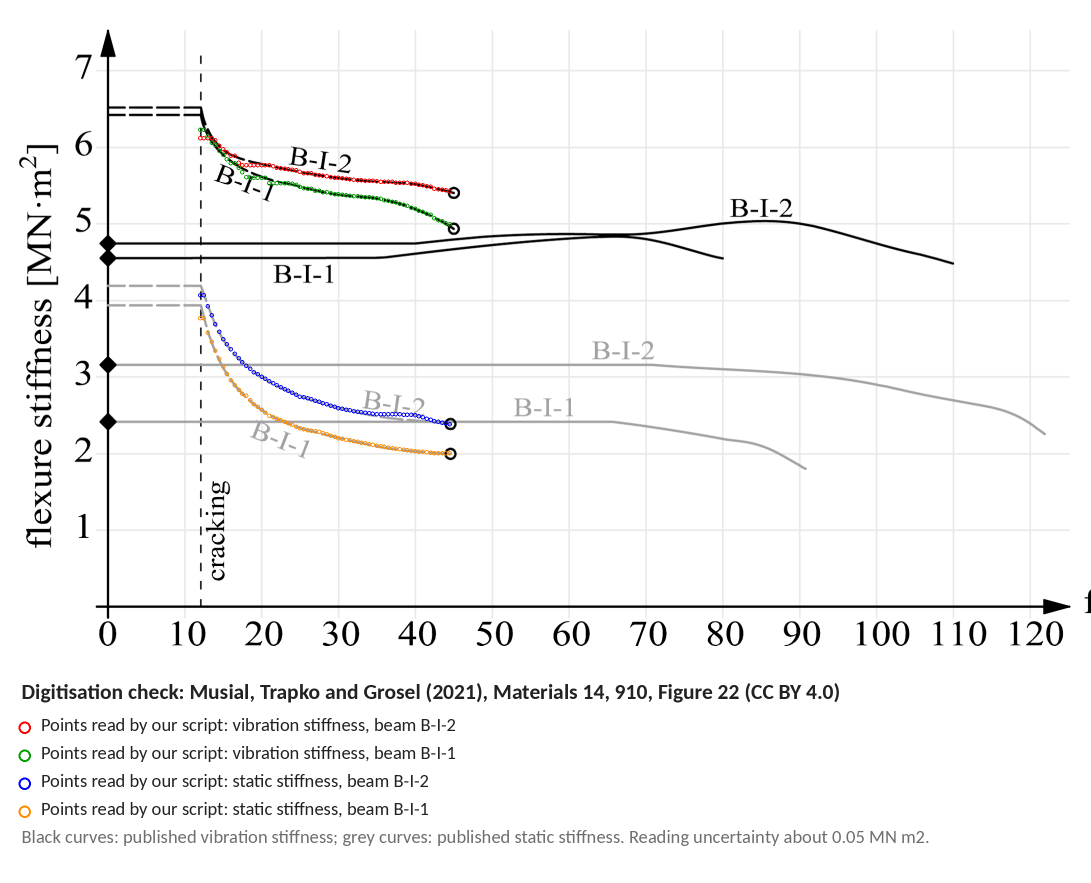
#> input picture 07_uncertainty_and_validation/published_test/fig22_overlay.png, 2182 x 1766 px, found by its file name (shown at 1/2 size)
$ python annotate_qa_overlays.py
#> lines starting #> are read from the running program, lines starting #| are printed output that depends on the picture
"""Adds a legend and description band under each digitisation-check overlay (originals kept in _not_for_review/raw_overlays_before_annotation)."""
from PIL import Image, ImageDraw, ImageFont
import os
HERE = os.path.dirname(os.path.abspath(__file__)); ROOT = os.path.dirname(HERE)
RAW = os.path.join(os.path.dirname(ROOT), '_not_for_review', 'raw_overlays_before_annotation')
def font(sz, bold=False):
    for p in ('/usr/share/fonts/truetype/crosextra/Carlito-%s.ttf' % ('Bold' if bold else 'Regular'),):
        if os.path.exists(p): return ImageFont.truetype(p, sz)
    return ImageFont.load_default()
def annotate(src, dst, title, items, notes):
    im = Image.open(src).convert('RGB'); W, H = im.size; s = W / 2000
#> in annotate, im is the input picture: PIL image 2182x1766 RGB; mean R, G, B 246, 245.8, 245.8
#> after `W, H = im.size`: W = 2182; H = 1766
#> after `s = W / 2000`: s = 1.09
    f1, f2 = font(int(40 * s), True), font(int(34 * s)); lh = int(48 * s)
#> after `lh = int(48 * s)`: lh = 52
    band = int((90 + 52 * (len(items) + len(notes))) * s) + lh
#> band = 433
    out = Image.new('RGB', (W, H + band), 'white'); out.paste(im, (0, 0)); d = ImageDraw.Draw(out)
#> after `out = Image.new('RGB', (W, H + band), 'white')`: out: PIL image 2182x2199 RGB; every value is 255
#> after `out.paste(im, (0, 0))`:
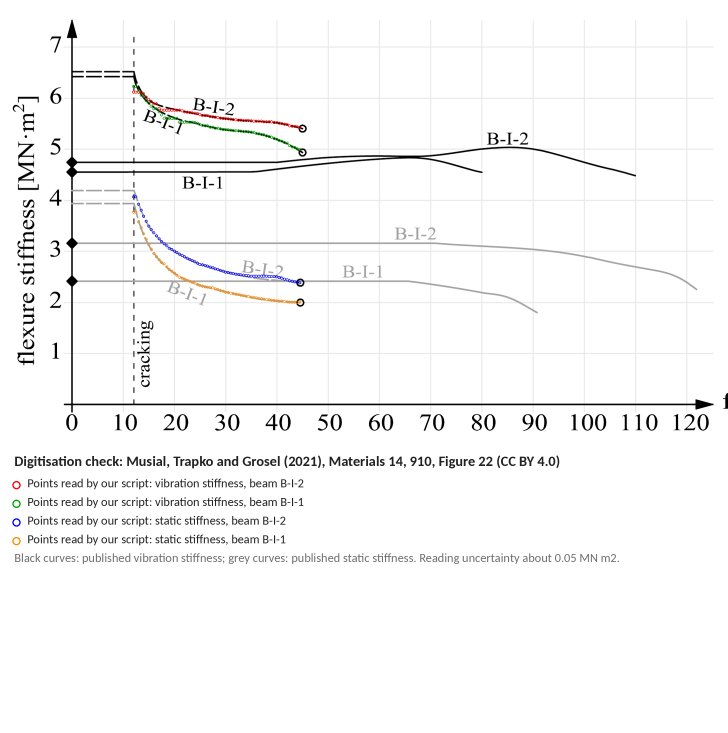
#> out: PIL image 2182x2199 RGB (shown at 1/3 size); mean R, G, B 247.7, 247.6, 247.6
    x0, y = int(40 * s), H + int(30 * s)
#> x0 = 43; y = 1798
    d.text((x0, y), title, font=f1, fill=(34, 34, 34)); y += int(64 * s)
#> after `y += int(64 * s)`: y = 1867
    for col, label in items:
        r = int(11 * s); cy = y + int(20 * s)
        d.ellipse((x0 + int(6 * s) - r, cy - r, x0 + int(6 * s) + r, cy + r), outline=col, width=max(2, int(4 * s)))
        d.text((x0 + int(36 * s), y), label, font=f2, fill=(34, 34, 34)); y += int(52 * s)
#> after the loop, y = 2091
    for n in notes:
        d.text((x0, y), n, font=f2, fill=(110, 110, 110)); y += int(52 * s)
#> this loop made 1 pass
#> y on pass 1: 2147
#> after the loop, y = 2147
    out.save(dst)
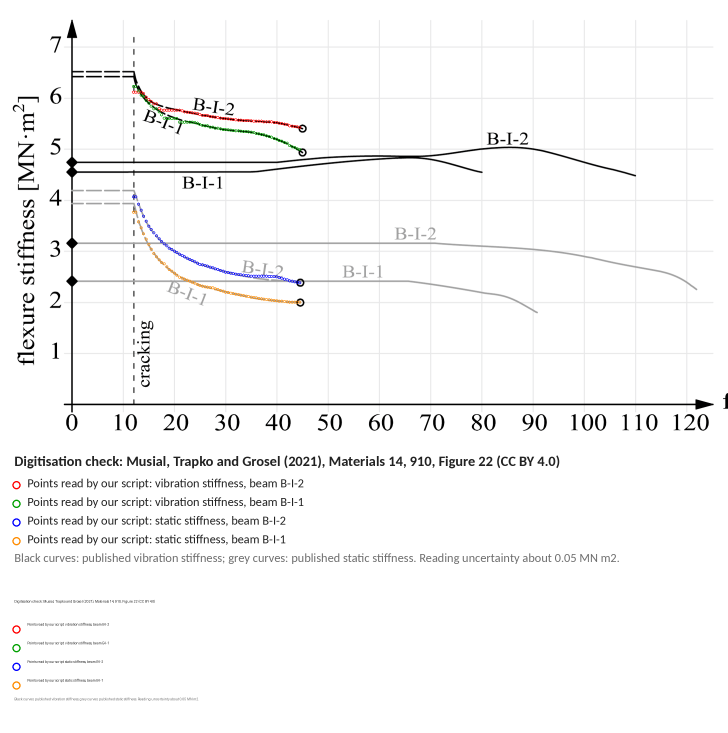
#> saved as fig22_overlay.png: PIL image 2182x2199 RGB (shown at 1/3 size); mean R, G, B 247.5, 247.4, 247.4
P = os.path.join(ROOT, '07_uncertainty_and_validation', 'published_test', 'fig22_overlay.png')
annotate(os.path.join(RAW, 'fig22_overlay.png'), P,
  'Digitisation check: Musial, Trapko and Grosel (2021), Materials 14, 910, Figure 22 (CC BY 4.0)',
  [((255, 0, 0), 'Points read by our script: vibration stiffness, beam B-I-2'), ((0, 160, 0), 'Points read by our script: vibration stiffness, beam B-I-1'),
   ((0, 0, 255), 'Points read by our script: static stiffness, beam B-I-2'), ((255, 140, 0), 'Points read by our script: static stiffness, beam B-I-1')],
  ['Black curves: published vibration stiffness; grey curves: published static stiffness. Reading uncertainty about 0.05 MN m2.'])
for n, fig, what in (('figure4', 'Figure 4', 'Beams strengthened before damage.'), ('figure7', 'Figure 7', 'Beams strengthened after damage level D1.')):
#> (the run stopped early here; a loop or call above may not have finished)

$ run again, with 07_uncertainty_and_validation/mc2_sobol.png copied over 07_uncertainty_and_validation/published_test/fig22_overlay.png
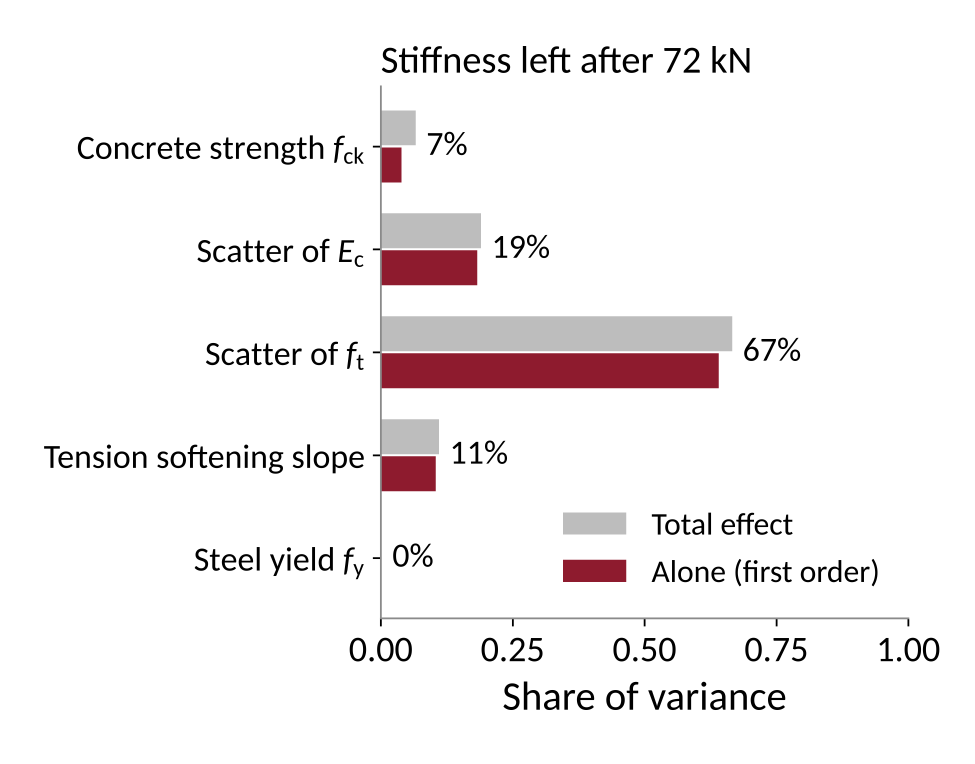
#> input picture 07_uncertainty_and_validation/mc2_sobol.png, 3900 x 3055 px, found by its file name (shown at 1/4 size)
#> out: PIL image 3900x3830 RGB; every value is 255
#> in annotate, `out.paste(im, (0, 0))`:
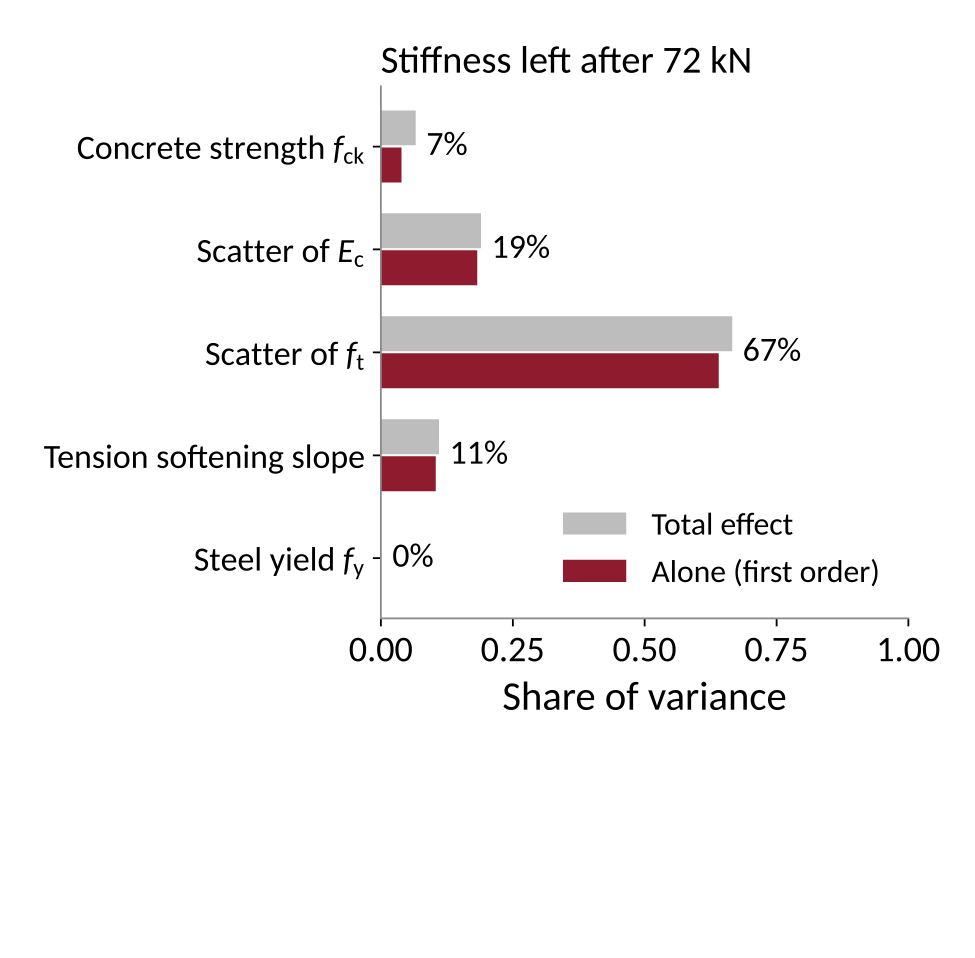
#> out: PIL image 3900x3830 RGB (shown at 1/4 size); mean R, G, B 246.1, 243.7, 244.1
#> after the loop in annotate, `for col, label in items:`: y = 3641
#> the loop in annotate, `for n in notes:` made 1 pass
#> y on pass 1: 3742
#> after the loop in annotate, `for n in notes:`: y = 3742

$ run again, with 07_uncertainty_and_validation/mc2_stiffness.png copied over 07_uncertainty_and_validation/published_test/fig22_overlay.png
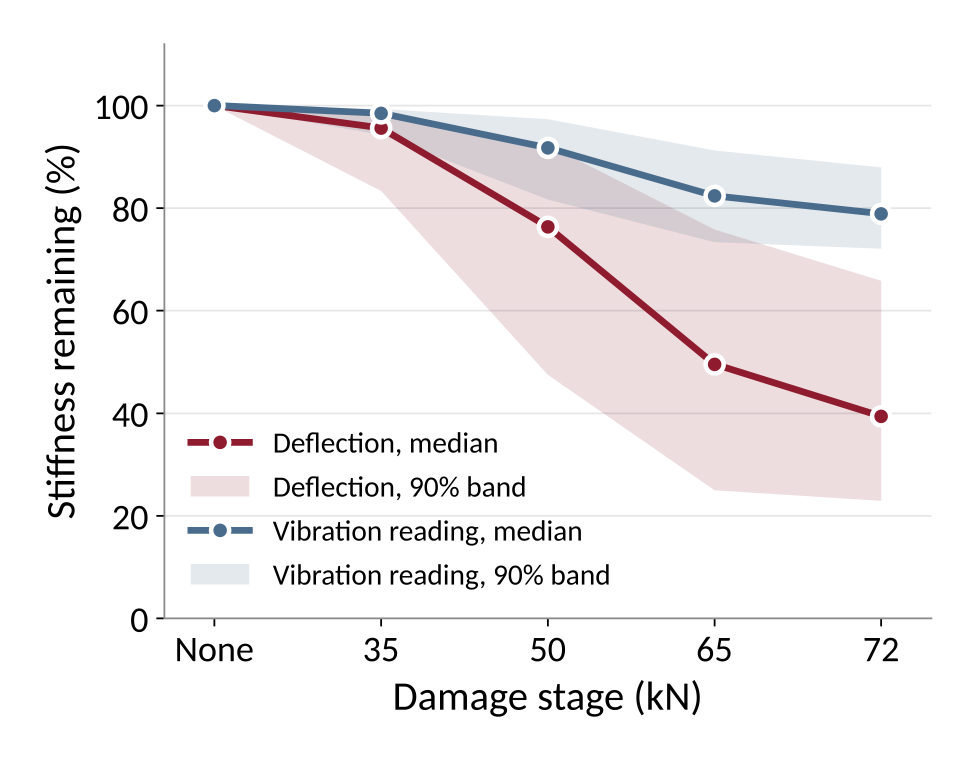
#> input picture 07_uncertainty_and_validation/mc2_stiffness.png, 3900 x 3055 px, found by its file name (shown at 1/4 size)
#> out: PIL image 3900x3830 RGB; every value is 255
#> in annotate, `out.paste(im, (0, 0))`:
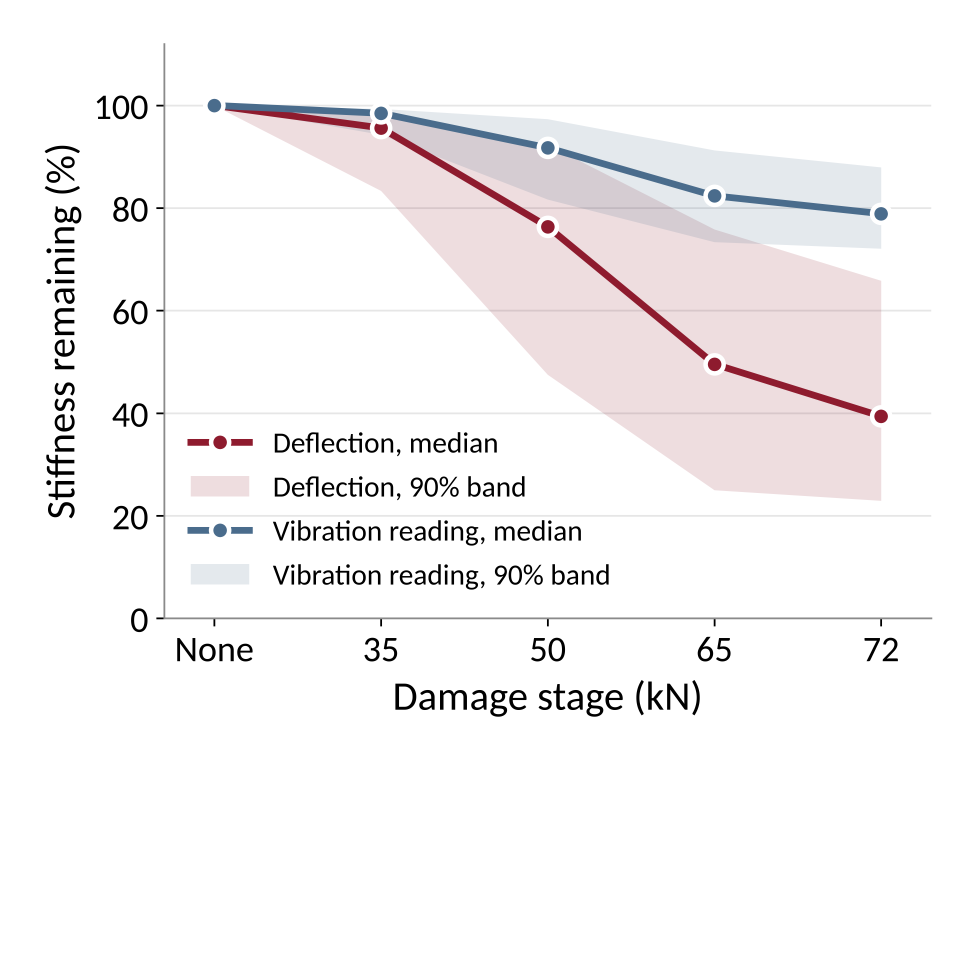
#> out: PIL image 3900x3830 RGB (shown at 1/4 size); mean R, G, B 245.7, 243.5, 244.2
#> after the loop in annotate, `for col, label in items:`: y = 3641
#> the loop in annotate, `for n in notes:` made 1 pass
#> y on pass 1: 3742
#> after the loop in annotate, `for n in notes:`: y = 3742
